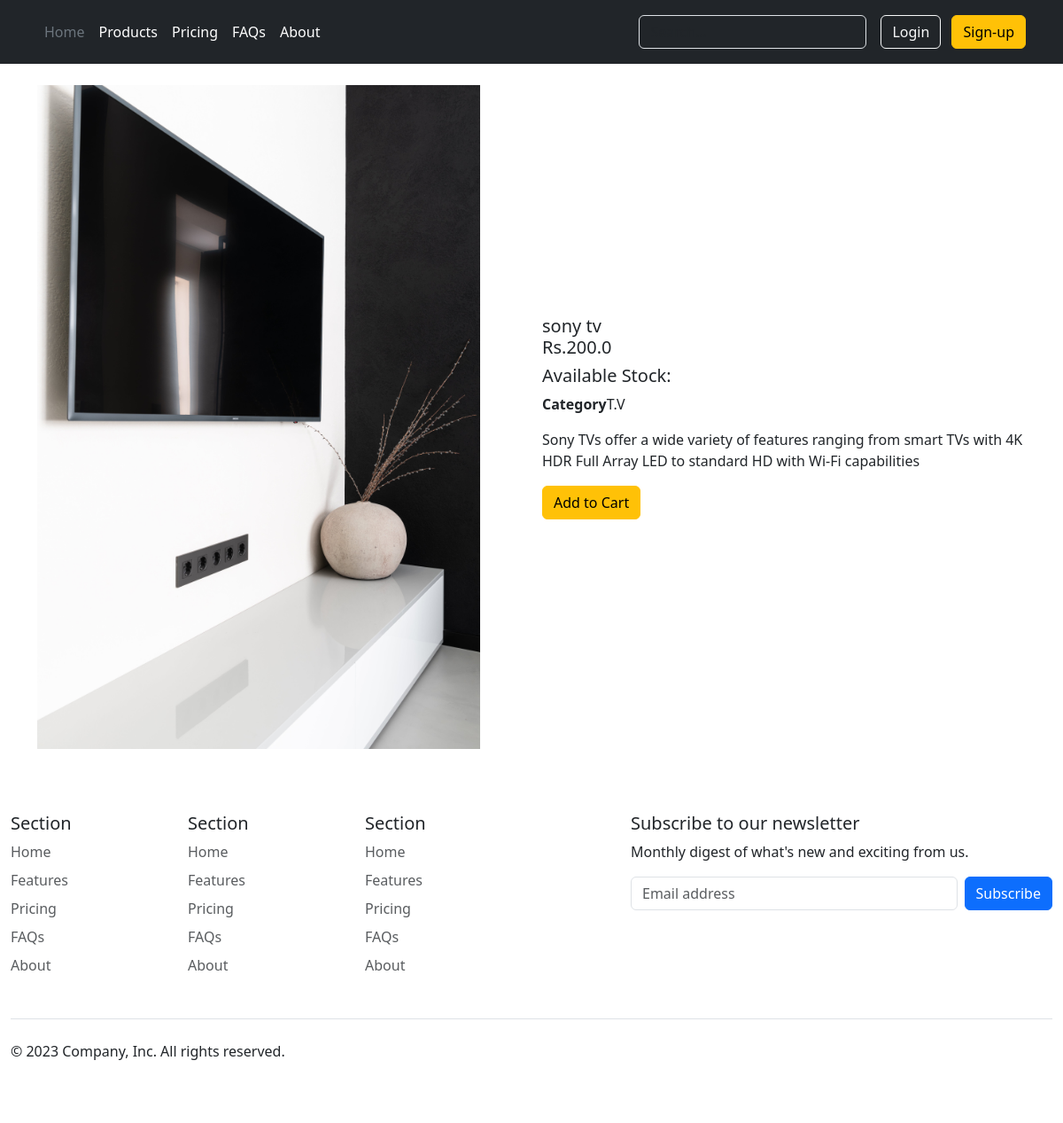
The app's page /productdetails/13 with its own data.
### product/models.py (models this page shows, shortened)
class  Product(models.Model):
    product_name=models.CharField(max_length=255)
    product_price=models.FloatField()
    stock=models.IntegerField()
    product_description=models.TextField()
    product_image=models.FileField(upload_to='static/uploads',null=True)
    created_at=models.DateTimeField(auto_now_add=True)
    category=models.ForeignKey(Category,on_delete=models.CASCADE,null=True)

class Category(models.Model):
    category_name=models.CharField(max_length=255,unique=True)
    created_at=models.DateTimeField(auto_now_add=True)
    def __str__(self):
        return self.category_name

### userapp/views.py (the view)
# urls.py: path('productdetails/<int:product_id>',product_details),
def product_details(request,product_id):
    product=Product.objects.get(id=product_id)
    context={
        'product':product
    }
    return render(request,'user/productdetails.html',context)

### userapp/templates/user/productdetails.html (shortened to what this page needs)
{% extends 'layouts.html' %}
{% load static %}
{% block main_content %}
{%include 'user/header.html'%}
<div class="container my-4">
    <div class="row d-flex justify-content-between align-items-center">
        <div class="col-md-4">
            <img src="/{{product.product_image}}" alt="{{product.product_name}}" width="500">
        </div>
        <div class="col-md-6">
        <div class="card-body">
        <h5 class="card-title">{{product.product_name}}</h5>
        <h5 >Rs.{{product.product_price}}</h5>
        <h5 >Available Stock:{{product.product_stock}}</h5>
        <p><strong>Category</strong>{{product.category}} </p>
        <p class="card-text">{{product.product_description}}</p>
        <div class="d-flex ustify-content-center mt-3">
            <a href="/addtocart/{{product.id}}" class="btn btn-warning">Add to Cart</a>
        </div>
      </div>
        </div>
    </div>
</div>
{%include 'user/footer.html'%}
{%endblock%}

### records on screen
Product: product_image (picture), product_name "sony tv", product_price "200.0", category "T.V", product_description "Sony TVs offer a wide variety of features ranging from smart TVs with 4K HDR Full Array LED to standard HD with Wi-Fi capabilities"
